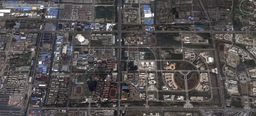
#> input picture Codework_and_Images/falseColor/images/sjtu.png, 256 x 116 px, shrunk from 1213 x 550 before the run
$ python falseColor.py
#> lines starting #> are read from the running program, lines starting #| are printed output that depends on the picture
import cv2
import numpy

def Color(image):
    w, h = image.shape
    size = (w, h, 3)
    # iColor = cv2.CreateImage(size, 8, 3)
    iColor = numpy.zeros(size, dtype=float)
    for i in range(w):
        for j in range(h):
            r = GetR(image[i, j])
            g = GetG(image[i, j])
            b = GetB(image[i, j])
            iColor[i, j] = (r, g, b)

    iColor = iColor.astype(numpy.uint8)

    return iColor


def GetR(gray):
    if gray < 127:
        return 0
    elif gray > 191:
        return 255
    else:
        return (gray - 127) * 4 - 1


def GetG(gray):
    if gray < 64:
        return 4 * gray
    elif gray > 191:
        return 256 - (gray - 191) * 4
    else:
        return 255


def GetB(gray):
    if gray < 64:
        return 255
    elif gray > 127:
        return 0
    else:
        return 256 - (gray - 63) * 4


def FColor(image, array):
    w, h = image.shape
    size = (w, h, 3)
    iColor = numpy.zeros(size, dtype=float)
    for i in range(w):
        for j in range(h):
            iColor[i, j] = array[int(image[i, j] / 16)]

    iColor = iColor.astype(numpy.uint8)

    return iColor


FCArray = [(0, 51, 0), (0, 51, 102), (51, 51, 102), (51, 102, 51),
           (51, 51, 153), (102, 51, 102), (153, 153, 0), (51, 102, 153),
           (153, 102, 51), (153, 204, 102), (204, 153, 102), (102, 204, 102),
           (153, 204, 153), (204, 204, 102), (204, 255, 204), (255, 255, 204)]

img_name = "images/sjtu.png"  # 图像的路径
image = cv2.imread(img_name, cv2.IMREAD_GRAYSCALE)
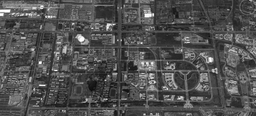
#> image: shape (116, 256); min 10, max 255, mean 80.9
iColor = Color(image)
#> after the loop in Color, `for i in range(w):`:
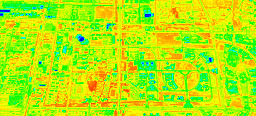
#> iColor: shape (116, 256, 3) float64; mean of channels 0, 1, 2 8.1, 236.8, 177; drawn with min black and max white
iColor_image = cv2.cvtColor(iColor, cv2.COLOR_RGB2BGR)
iFColor = FColor(image, FCArray)
#> after the loop in FColor, `for i in range(w):`:
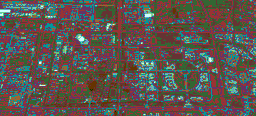
#> iColor: shape (116, 256, 3) float64; mean of channels 0, 1, 2 79.8, 85.3, 93.6; drawn as B, G, R
iFColor_image = cv2.cvtColor(iFColor, cv2.COLOR_RGB2BGR)
# [4 lines of commented-out code are left out]
cv2.imwrite("results_color/ori.jpg",image)
cv2.imwrite("results_color/Color1.jpg",iColor)
cv2.imwrite("results_color/Color2.jpg",iFColor)

$ run again, with Codework_and_Images/falseColor/images/cats.png copied over Codework_and_Images/falseColor/images/sjtu.png
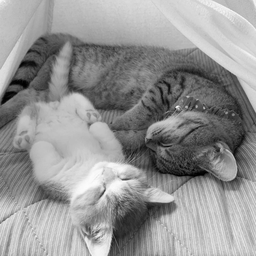
#> input picture Codework_and_Images/falseColor/images/cats.png, 256 x 256 px, shrunk from 896 x 896 before the run
#> image is the input picture: shape (256, 256); min 0, max 255, mean 147.7
#> after the loop in Color, `for i in range(w):`:
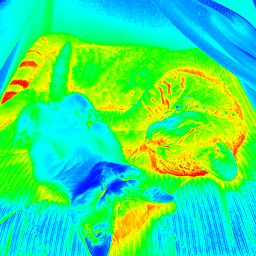
#> iColor: shape (256, 256, 3) float64; mean of channels 0, 1, 2 125.2, 232.2, 56; drawn with min black and max white
#> after the loop in FColor, `for i in range(w):`:
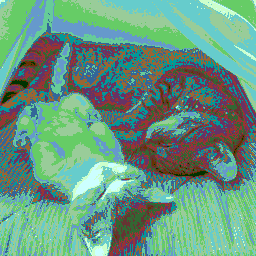
#> iColor: shape (256, 256, 3) float64; mean of channels 0, 1, 2 129.9, 151.5, 104.9; drawn as B, G, R
